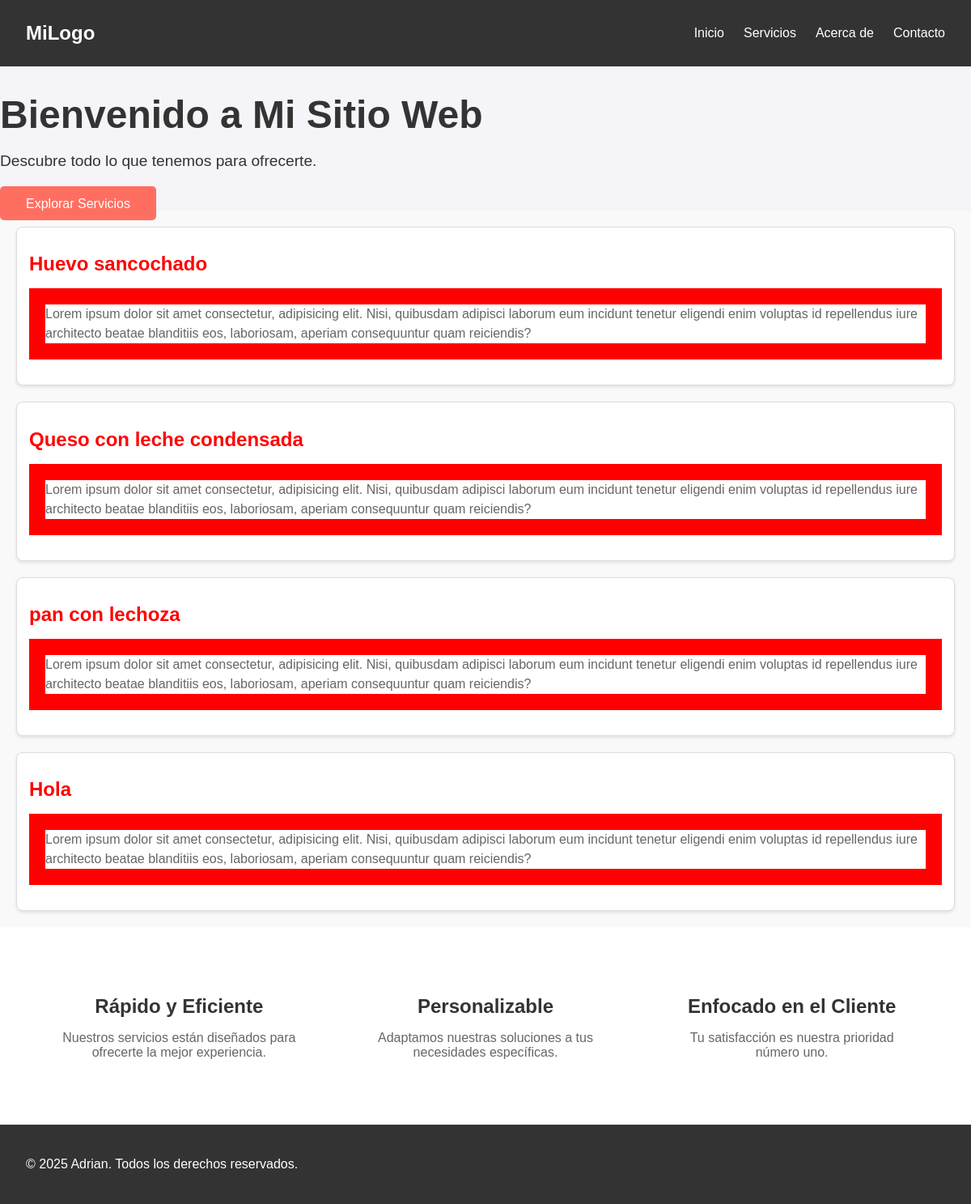
The page / on the database its author committed.
### post/models.py (models this page shows, shortened)
class Post(models.Model):
    title = models.CharField(max_length=100)
    content = models.TextField()
    created_at = models.DateTimeField(auto_now_add=True)
    updated_at = models.DateTimeField(auto_now=True)
    image=models.ImageField(upload_to='images/', blank=True, null=True)

### post/views.py (the view)
# urls.py: path('', PostListView.as_view(), name='post-list'),
class PostListView(ListView):
    model = Post
    template_name = 'post.html'

### templates/post.html (shortened to what this page needs)
{% load static %}
<!DOCTYPE html>
<html lang="en">
<head>
    <link rel="stylesheet" href="{% static 'css/main.css' %}">
</head>
<body>
    <nav class="navbar">
        <div class="logo">
            <a href="#">MiLogo</a>
        </div>
        <ul class="nav-links">
            <li><a href="#inicio">Inicio</a></li>
            <li><a href="#servicios">Servicios</a></li>
            <li><a href="#acerca-de">Acerca de</a></li>
            <li><a href="#contacto">Contacto</a></li>
        </ul>
    </nav>
    <header class="hero">
        <div class="hero-content">
            <h1>Bienvenido a Mi Sitio Web</h1>
            <p>Descubre todo lo que tenemos para ofrecerte.</p>
            <a href="#servicios" class="btn">Explorar Servicios</a>
        </div>
    </header>
    <div class="post-container">
        {% for post in object_list %}
        <div class="post">
            <h1 class="post-title">{{post.title}}</h1>
            <p class="post-content">{{post.content}}</p>
        </div>
    {% endfor %}
    </div>
    <section class="features" id="servicios">
        <div class="feature">
            <h2>Rápido y Eficiente</h2>
            <p>Nuestros servicios están diseñados para ofrecerte la mejor experiencia.</p>
        </div>
        <div class="feature">
            <h2>Personalizable</h2>
            <p>Adaptamos nuestras soluciones a tus necesidades específicas.</p>
        </div>
        <div class="feature">
            <h2>Enfocado en el Cliente</h2>
            <p>Tu satisfacción es nuestra prioridad número uno.</p>
        </div>
    </section>
    <footer class="footer">
        <div class="footer-content">
            <p>&copy; 2025 Adrian. Todos los derechos reservados.</p>
        </div>
    </footer>
</body>
</html>

### static/css/main.css (style rules this page uses)
body { font-family: 'Arial', sans-serif; margin: 0; padding: 0; box-sizing: border-box; background-color: #f4f4f9; color: #333; }
.navbar { display: flex; justify-content: space-between; align-items: center; background-color: #333; padding: 1rem 2rem; }
.navbar .logo a { color: #fff; text-decoration: none; font-size: 1.5rem; font-weight: bold; }
.navbar .nav-links { list-style: none; display: flex; gap: 1.5rem; }
.navbar .nav-links a { color: #fff; text-decoration: none; font-size: 1rem; transition: color 0.3s; }
.hero-content h1 { font-size: 3rem; margin-bottom: 1rem; }
.hero-content p { font-size: 1.2rem; margin-bottom: 2rem; }
.hero-content .btn { background-color: #ff6f61; color: #fff; padding: 0.8rem 2rem; text-decoration: none; border-radius: 5px; transition: background-color 0.3s; }
.features { display: flex; justify-content: space-around; padding: 4rem 2rem; background-color: #fff; color: #333; }
.feature { text-align: center; max-width: 300px; }
.feature h2 { font-size: 1.5rem; margin-bottom: 1rem; }
.feature p { font-size: 1rem; color: #666; }
.footer { background-color: #333; color: #fff; text-align: center; padding: 1.5rem 0; }
.footer-content { display: flex; justify-content: space-between; align-items: center; max-width: 1200px; margin: 0 auto; padding: 0 2rem; }
.post-container { display: flex; flex-direction: column; gap: 20px; padding: 20px; background-color: #f9f9f9; }
.post { border: 1px solid #ddd; border-radius: 8px; padding: 15px; background-color: #fff; box-shadow: 0 2px 4px rgba(0, 0, 0, 0.1); }
.post-title { font-size: 24px; color: red; margin-bottom: 10px; }
.post-content { font-size: 16px; color: #666; line-height: 1.5; border: 20px solid red; }

### rows shown on the page
Post: title "Huevo sancochado", content "Lorem ipsum dolor sit amet consectetur, adipisicing elit. Nisi, quibusdam adipisci laborum eum incidunt tenetur eligendi enim voluptas id repellendus iure architecto beatae blanditiis eos, laboriosam, aperiam consequuntur quam reiciendis?"
Post: title "Queso con leche condensada", content "Lorem ipsum dolor sit amet consectetur, adipisicing elit. Nisi, quibusdam adipisci laborum eum incidunt tenetur eligendi enim voluptas id repellendus iure architecto beatae blanditiis eos, laboriosam, aperiam consequuntur quam reiciendis?"
Post: title "pan con lechoza", content "Lorem ipsum dolor sit amet consectetur, adipisicing elit. Nisi, quibusdam adipisci laborum eum incidunt tenetur eligendi enim voluptas id repellendus iure architecto beatae blanditiis eos, laboriosam, aperiam consequuntur quam reiciendis?"
Post: title "Hola", content "Lorem ipsum dolor sit amet consectetur, adipisicing elit. Nisi, quibusdam adipisci laborum eum incidunt tenetur eligendi enim voluptas id repellendus iure architecto beatae blanditiis eos, laboriosam, aperiam consequuntur quam reiciendis?"
